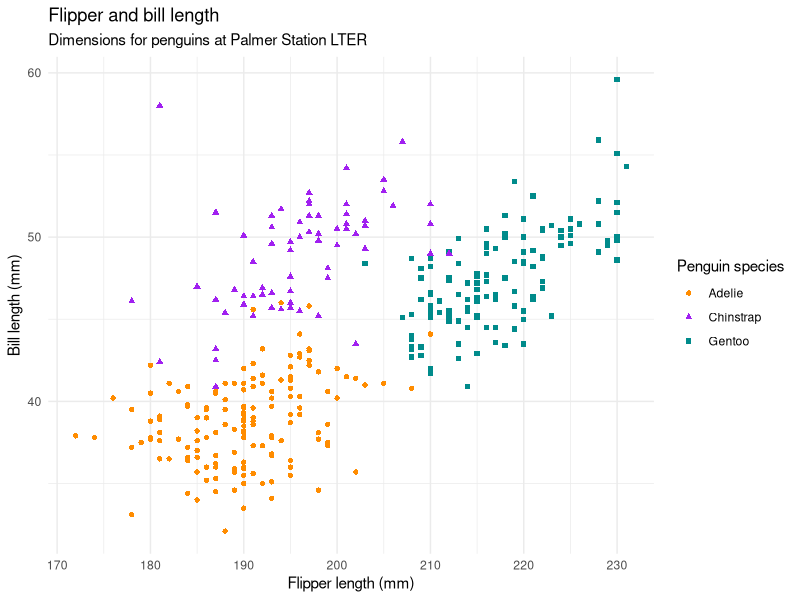
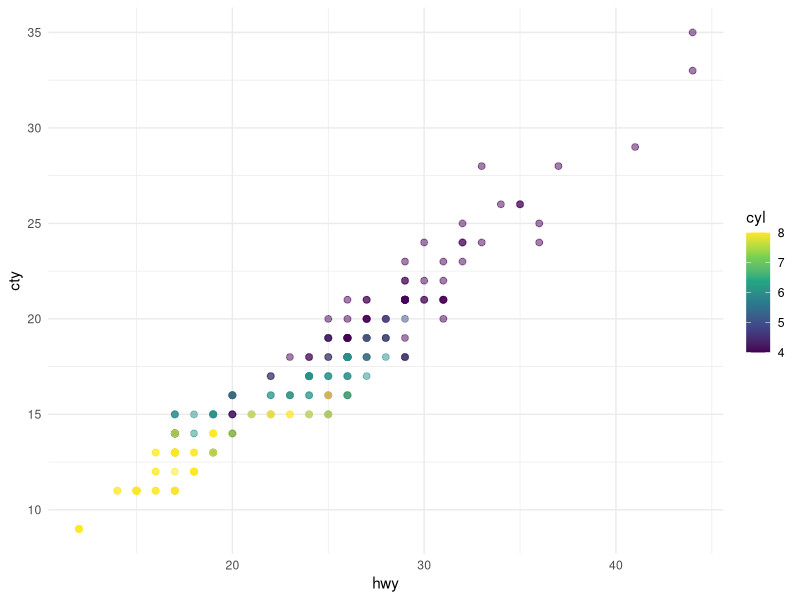
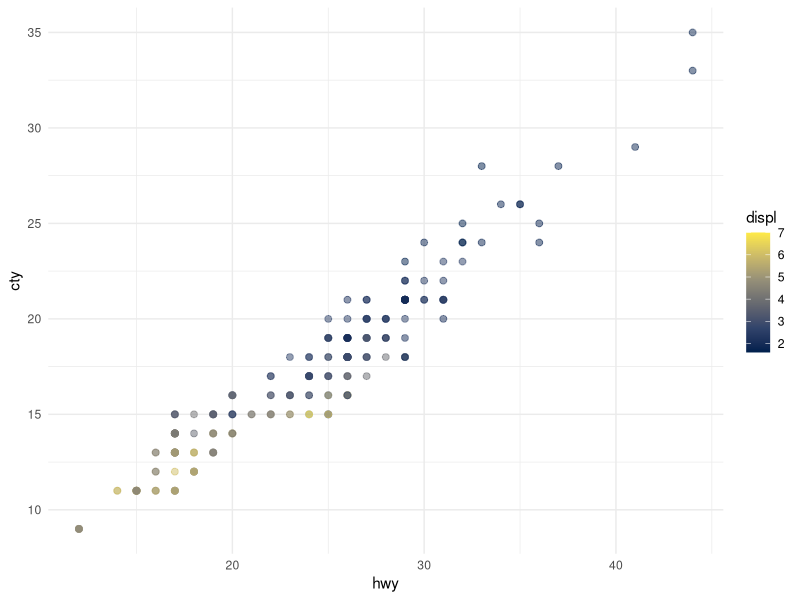

These charts were generated, in order, by the following R code:
## ---- chunk 1
#| label: load-packages
#| include: false

library(tidyverse)
library(palmerpenguins)
## ---- chunk 2
#| label: plot-penguins
#| warning: false
#| echo: True

ggplot(penguins, 
       aes(x = flipper_length_mm, y = bill_length_mm)) +
  geom_point(aes(color = species, shape = species)) +
  scale_color_manual(values = c("darkorange","purple","cyan4")) +
  labs(
    title = "Flipper and bill length",
    subtitle = "Dimensions for penguins at Palmer Station LTER",
    x = "Flipper length (mm)", y = "Bill length (mm)",
    color = "Penguin species", shape = "Penguin species"
  ) +
  theme_minimal()
## ---- chunk 3
#| label: fig-mpg
#| fig-cap: "City and highway mileage for 38 popular models of cars."
#| fig-subcap:
#|   - "Color by number of cylinders"
#|   - "Color by engine displacement, in liters"
#| layout-ncol: 2
#| column: page

ggplot(mpg, aes(x = hwy, y = cty, color = cyl)) +
  geom_point(alpha = 0.5, size = 2) +
  scale_color_viridis_c() +
  theme_minimal()

ggplot(mpg, aes(x = hwy, y = cty, color = displ)) +
  geom_point(alpha = 0.5, size = 2) +
  scale_color_viridis_c(option = "E") +
  theme_minimal()
